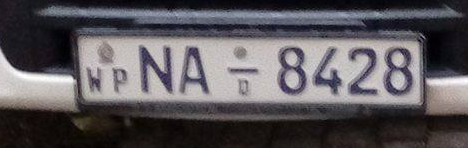
#> input picture server/inputs/0.jpg, 468 x 148 px
$ python -i number_plate.py   (imports and definitions only)
#> lines starting #> are read from the running program, lines starting #| are printed output that depends on the picture; after the words box and inside, x2 and y2 are one past the last pixel; in counts of white or black regions, pixels touching at a corner belong together
import cv2
import numpy as np

def extract_number_plate(img):
    r = 400.0 / img.shape[1]
#> r = 0.855
    dim = (400, int(img.shape[0] * r))
#> dim = (400, 126)
    img = cv2.resize(img, dim, interpolation=cv2.INTER_AREA)

    img_gray = cv2.cvtColor(img, cv2.COLOR_RGB2GRAY)
    noise_removal = cv2.bilateralFilter(img_gray, 9, 75, 75)
    equal_histogram = cv2.equalizeHist(noise_removal)
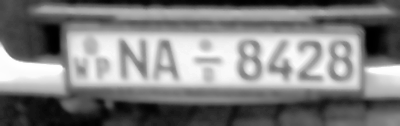
#> equal_histogram: shape (126, 400); min 0, max 255, mean 128.3

    kernel = cv2.getStructuringElement(cv2.MORPH_RECT, (5, 5))
    morph_image = cv2.morphologyEx(equal_histogram, cv2.MORPH_OPEN, kernel, iterations=15)
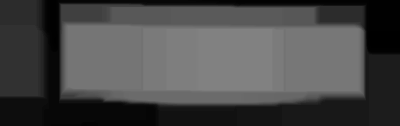
#> morph_image: shape (126, 400); min 0, max 129, mean 72.5
    sub_morp_image = cv2.subtract(equal_histogram, morph_image)
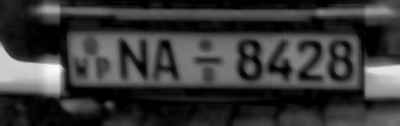
#> sub_morp_image: shape (126, 400); min 0, max 248, mean 55.9

    ret, thresh_image = cv2.threshold(sub_morp_image, 0, 255, cv2.THRESH_OTSU)
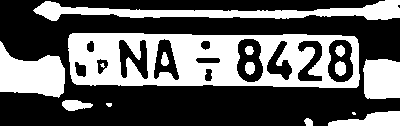
#> thresh_image: shape (126, 400); 37.5% white; 15 white regions (2 under 20 px), largest, box (x1, y1, x2, y2) and area: (68, 33, 360, 88) 10452, (33, 0, 400, 21) 3199, (0, 41, 65, 98) 2361
#> ret = 66
    canny_image = cv2.Canny(thresh_image, 250, 255)
#> canny_image: shape (126, 400); 6.3% white in thin lines or dots
    canny_image = cv2.convertScaleAbs(canny_image)

    kernel = np.ones((3, 3), np.uint8)
    dilated_image = cv2.dilate(canny_image, kernel, iterations=1)
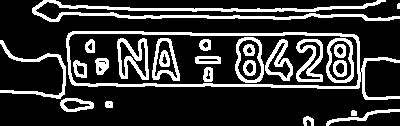
#> dilated_image: shape (126, 400); 20.4% white; 26 white regions (1 under 20 px)
    # threshold_img = cv2.threshold(gray_image, 0, 255, cv2.THRESH_BINARY + cv2.THRESH_OTSU)[1]

    contours, _ = cv2.findContours(dilated_image, cv2.RETR_TREE, cv2.CHAIN_APPROX_SIMPLE)
#> contours = 49 contours, 6 with area under 20; largest, box (x1, y1, x2, y2) and area: (66, 31, 400, 100) 15950, (68, 33, 359, 87) 14302, (32, 0, 400, 22) 1612, (235, 37, 264, 83) 1066, (326, 38, 354, 83) 1030
    contours = sorted(contours, key=cv2.contourArea, reverse=True)[:10]
#> contours = 10 contours; largest, box (x1, y1, x2, y2) and area: (66, 31, 400, 100) 15950, (68, 33, 359, 87) 14302, (32, 0, 400, 22) 1612, (235, 37, 264, 83) 1066, (326, 38, 354, 83) 1030

    screenCnt = None
    for c in contours:
        peri = cv2.arcLength(c, True)
        approx = cv2.approxPolyDP(c, 0.06 * peri, True)
        if len(approx) == 4:
            screenCnt = approx
            break
#> this loop made 2 passes
#> (peri, screenCnt) on pass 2: (672.9, [[68, 40], [352, 36], [358, 79], [76, 83]])
#> (peri, approx) on pass 1: (918, [[66, 38], [399, 98]])

    if screenCnt is not None:
        final = cv2.drawContours(img, [screenCnt], -1, (0, 255, 0), 3)
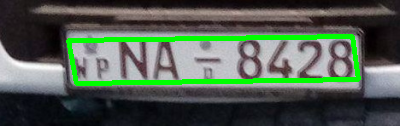
#> final: shape (126, 400, 3); mean of channels 0, 1, 2 79.9, 92.6, 80; drawn as B, G, R
        mask = np.zeros(img_gray.shape, np.uint8)
        new_image = cv2.drawContours(mask, [screenCnt], 0, 255, -1)
#> new_image: shape (126, 400); 24.8% white; 1 white region, box (x1, y1, x2, y2) and area: (68, 36, 359, 84) 12524
        new_image = cv2.bitwise_and(img, img, mask=mask)
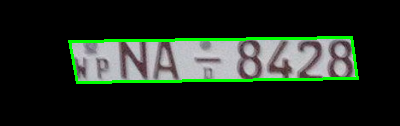
#> new_image: shape (126, 400, 3); mean of channels 0, 1, 2 33.3, 41.8, 33.3; drawn as B, G, R
        # [5 lines of commented-out code are left out]
    else:
        new_image = img  # Return original image if no contour is found
        # final_image = img

    return  new_image #final_image

>>> import cv2
>>> picture = cv2.cvtColor(cv2.imread('inputs/0.jpg'), cv2.COLOR_BGR2RGB)
>>> result = extract_number_plate(picture)
